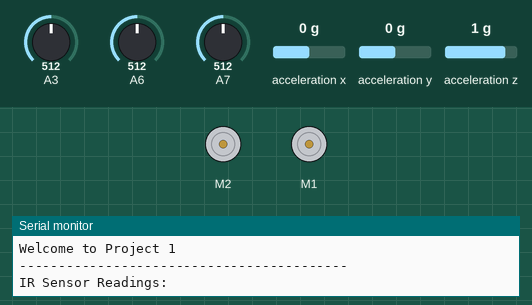
A sketch run on a simulated Arduino Nano, built with avr-gcc and run on an emulated ATmega328P. On the bench: 2 × DC motor (green arrow = forward, orange = backward, longer = faster), the last lines printed to the serial monitor. The inputs (shaded band) are chosen by the test bench; at power-on: acceleration x 0 g, A3 = 512, A6 = 512, A7 = 512, acceleration y 0 g, acceleration z 1 g.

Above: at 1.2 s.
1.3 s: acceleration x set to -1.4 g
3.2 s: A3 set to 685
4.7 s: A3 set to 708
At 5.4 s:
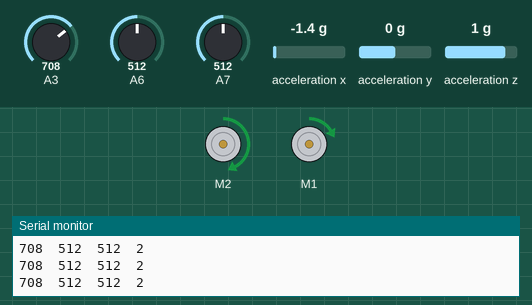
6.2 s: A6 set to 982
9.2 s: A6 set to 1006
10.7 s: A7 set to 693
12.2 s: A7 set to 715
At 13.6 s:
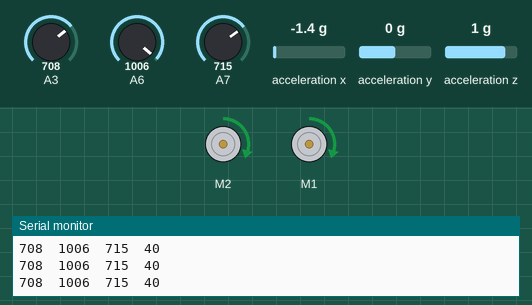
Timing chart, 0 to 17.0 s (numbered marks = the images above; inputs shaded):
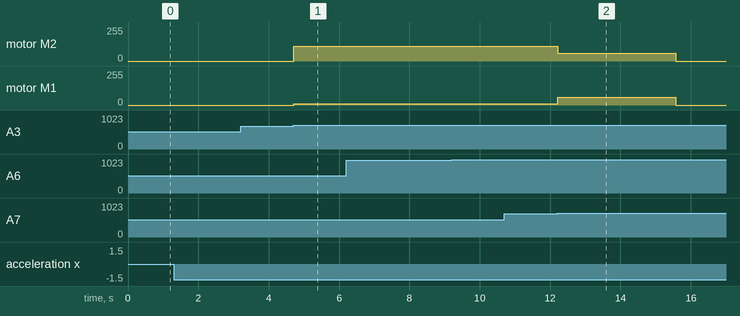

Measured:
- the behaviour switches between 700 and 701 on A3 (found by bisection; images 0 and 1)
- the behaviour switches between 700 and 701 on A7 (found by bisection; images 1 and 2)
- after the input at 4.7 s, motor M2: stopped → forward 109/255 at once; motor M1: stopped → forward 9/255 at once
- after the input at 12.2 s, motor M2: forward 109/255 → forward 59/255 at once, → stopped 3.4 s later; motor M1: forward 9/255 → forward 59/255 at once, → stopped 3.4 s later

The sketch:

group_1.ino
```cpp
/*
 *  Start to move when tapping on the accelerometer.
 *  Follow the path.
 *  Stop when the traveled distance from the start point is 50''.
 *  Send the traveled distance to the PC continuously.
 *
 */
#include <RedBot.h>
RedBotSensor left = RedBotSensor(A3);  // initialize a left sensor object on A3
RedBotSensor center = RedBotSensor(A6); // initialize a center sensor object on A6
RedBotSensor right = RedBotSensor(A7);  // initialize a right sensor object on A7
/*
 * constants that are used in the code. LINETHRESHOLD is the level to detect
 * if the sensor is on the line or not. If the sensor value is greater than this
 * the sensor is above a DARK line.
*/
#define LINETHRESHOLD 700  //threshold
#define SPEED 60   // sets the nominal speed.

RedBotAccel accelerometer;
RedBotMotors motors;

RedBotEncoder encoder = RedBotEncoder(A2, 10);

int buttonPin = 12; // variable used to store the pin number of tht button
int countsPerRev = 192;
int leftSpeed;  // variable used to store the leftMotor speed
int rightSpeed;  // variable used to store the leftMotor speed
int i=0;
int k=0;
float lCount;
float rCount;

void turnLeft()// turn left
{
  leftSpeed = -(SPEED-50);
  rightSpeed = SPEED + 50;
  motors.rightMotor(rightSpeed);
  motors.leftMotor(leftSpeed);
  }
void turnRight() // turn right
{
  leftSpeed = -(SPEED + 50);
  rightSpeed = SPEED-50;
  motors.rightMotor(rightSpeed);
  motors.leftMotor(leftSpeed);
  }
void goStraight() //go straight
{
   leftSpeed = -SPEED;
    rightSpeed = SPEED;
    motors.rightMotor(rightSpeed);
    motors.leftMotor(leftSpeed);
  }


void setup()
{
  pinMode(buttonPin, INPUT_PULLUP);
  Serial.begin(9600);
  Serial.println("Welcome to Project 1");
  Serial.println("------------------------------------------");
  delay(20);
  Serial.println("IR Sensor Readings: ");
  delay(10);
}

void loop()
{
  accelerometer.read();
  if(abs( accelerometer.x)>1000)
  k++;
  if(k>0)
  {
    if(i==0)
    {
      encoder.clearEnc(BOTH);
      i++;
      }

  Serial.print(left.read()); // print out left sensor
  Serial.print("\t");  // tab character
  Serial.print(center.read()); // print out center sensor
  Serial.print("\t");  // tab character
  Serial.print(right.read()); // print out right sensor
  Serial.print("\t");  // tab character

 // compare the sensor value with the LINETHRESHOLD
 //go straight
 if((center.read() > LINETHRESHOLD)&&(right.read() < LINETHRESHOLD)&&(left.read() < LINETHRESHOLD))
  {
   goStraight();
  }

  //turn right
  else if((center.read() < LINETHRESHOLD)&&(right.read() > LINETHRESHOLD)&&(left.read() < LINETHRESHOLD))
  {
    turnRight();
  }

 //turn left
  else if((center.read() < LINETHRESHOLD)&&(right.read() < LINETHRESHOLD)&&(left.read() > LINETHRESHOLD))
  {
    turnLeft();
  }

  //go straight
  if((center.read() > LINETHRESHOLD)&&(right.read() > LINETHRESHOLD)&&(left.read() > LINETHRESHOLD))
  {
    goStraight();
  }

   //STOP
    if((center.read() < LINETHRESHOLD)&&(right.read() < LINETHRESHOLD)&&(left.read() < LINETHRESHOLD))
  {
    leftSpeed = 0;
    rightSpeed = 0;
  }

 //turn left
  else if((center.read() > LINETHRESHOLD)&&(right.read() < LINETHRESHOLD)&&(left.read() > LINETHRESHOLD))
  {
   turnLeft();
  }

  //turn right
  else if((center.read() > LINETHRESHOLD)&&(right.read() > LINETHRESHOLD)&&(left.read() < LINETHRESHOLD))
  {
   turnRight();
  }


 //s delay(0);

    lCount = encoder.getTicks(LEFT);
    rCount = encoder.getTicks(RIGHT);
    float j=(lCount+rCount)/(2*192)*(2.56*PI);
  if ((lCount+rCount)/(2*192)*(2.56*PI)>=50)
  {
    motors.brake();
  }
  int l=j;//tpe conversion
  Serial.print(l);
  Serial.println();
  }
}
```
